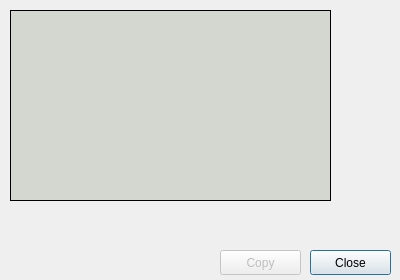
<?xml version="1.0" encoding="UTF-8"?>
<ui version="4.0">
 <class>SymbolsDialog</class>
 <widget class="QDialog" name="SymbolsDialog">
  <property name="geometry">
   <rect>
    <x>0</x>
    <y>0</y>
    <width>400</width>
    <height>280</height>
   </rect>
  </property>
  <property name="windowTitle">
   <string>Symbols</string>
  </property>
  <widget class="QWidget" name="wdgButtons" native="true">
   <property name="geometry">
    <rect>
     <x>220</x>
     <y>250</y>
     <width>171</width>
     <height>25</height>
    </rect>
   </property>
   <widget class="QPushButton" name="cmdClose">
    <property name="geometry">
     <rect>
      <x>90</x>
      <y>0</y>
      <width>81</width>
      <height>25</height>
     </rect>
    </property>
    <property name="sizePolicy">
     <sizepolicy hsizetype="Minimum" vsizetype="Maximum">
      <horstretch>0</horstretch>
      <verstretch>0</verstretch>
     </sizepolicy>
    </property>
    <property name="text">
     <string>Close</string>
    </property>
   </widget>
   <widget class="QPushButton" name="cmdCopy">
    <property name="enabled">
     <bool>false</bool>
    </property>
    <property name="geometry">
     <rect>
      <x>0</x>
      <y>0</y>
      <width>81</width>
      <height>25</height>
     </rect>
    </property>
    <property name="sizePolicy">
     <sizepolicy hsizetype="Minimum" vsizetype="Maximum">
      <horstretch>0</horstretch>
      <verstretch>0</verstretch>
     </sizepolicy>
    </property>
    <property name="text">
     <string>Copy</string>
    </property>
   </widget>
  </widget>
  <widget class="QTextEdit" name="txtSymbols">
   <property name="geometry">
    <rect>
     <x>10</x>
     <y>10</y>
     <width>321</width>
     <height>191</height>
    </rect>
   </property>
   <property name="styleSheet">
    <string notr="true">background-color: rgb(211, 215, 207); border: 1px solid black;</string>
   </property>
   <property name="textInteractionFlags">
    <set>Qt::NoTextInteraction</set>
   </property>
  </widget>
 </widget>
 <resources/>
 <connections/>
</ui>
